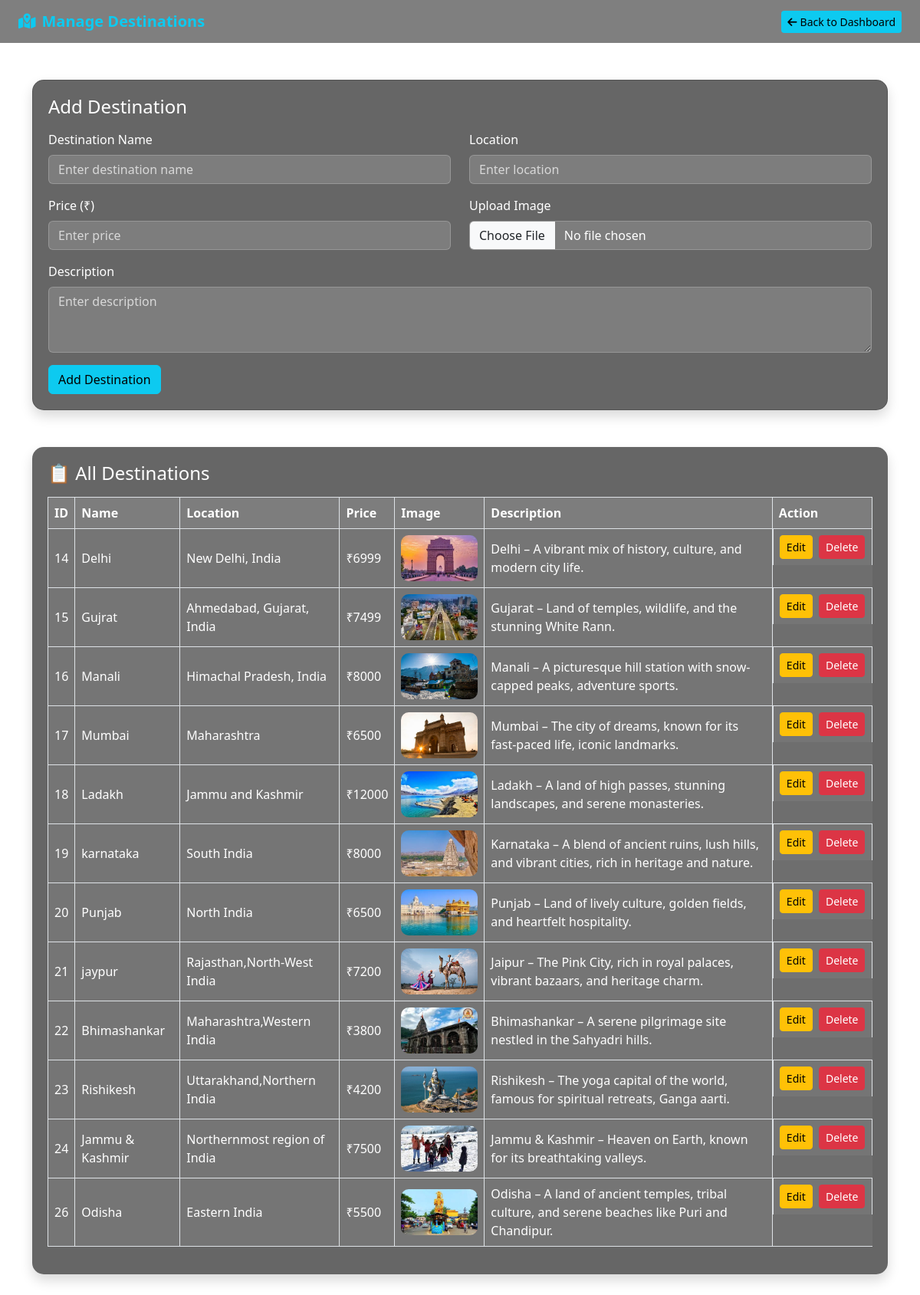
Screenshot of /admin/manage_destinations.php with the database file from the repository.
### tables this page shows
CREATE TABLE `destinations` (
  `dest_id` int(5) NOT NULL,
  `dest_name` text NOT NULL,
  `dest_description` varchar(200) NOT NULL,
  `dest_image` varchar(200) NOT NULL,
  `dest_location` varchar(200) NOT NULL,
  `dest_price` decimal(10,0) NOT NULL
);

### admin/manage_destinations.php (the view, shortened to what this page needs)
<?php include '../backend/connection.php';
$destinations = $conn->query("SELECT * FROM destinations");
?>
<!DOCTYPE html>
<html lang="en">
<head>
    <link href="https://cdn.jsdelivr.net/npm/bootstrap@5.3.0/dist/css/bootstrap.min.css" rel="stylesheet">
    <link href="https://cdnjs.cloudflare.com/ajax/libs/font-awesome/6.5.0/css/all.min.css" rel="stylesheet">
</head>
<body>
<nav class="navbar navbar-dark px-4">
    <span class="navbar-brand"><i class="fas fa-map-location-dot me-2"></i>Manage Destinations</span>
    <a href="admin_dashboard.html" class="btn btn-back btn-sm"><i class="fas fa-arrow-left me-1"></i>Back to Dashboard</a>
</nav>
<div class="container mt-5">
    <div class="card mb-5 shadow">
        <h4 class="mb-3">Add Destination</h4>
        <form method="POST" enctype="multipart/form-data">
            <div class="row">
                <div class="col-md-6 mb-3">
                    <label class="form-label">Destination Name</label>
                    <input type="text" name="dest_name" class="form-control" placeholder="Enter destination name" required>
                </div>
                <div class="col-md-6 mb-3">
                    <label class="form-label">Location</label>
                    <input type="text" name="dest_location" class="form-control" placeholder="Enter location" required>
                </div>
                <div class="col-md-6 mb-3">
                    <label class="form-label">Price (₹)</label>
                    <input type="number" step="0.01" name="dest_price" class="form-control" placeholder="Enter price" required>
                </div>
                <div class="col-md-6 mb-3">
                    <label class="form-label">Upload Image</label>
                    <input type="file" name="dest_image" class="form-control" accept="image/*" required>
                </div>
                <div class="col-12 mb-3">
                    <label class="form-label">Description</label>
                    <textarea name="dest_description" class="form-control" rows="3" placeholder="Enter description" required></textarea>
                </div>
            </div>
            <button name="submit" class="btn btn-info">Add Destination</button>
        </form>
    </div>
    <div class="table-container shadow mb-5">
        <h4 class="mb-3">📋 All Destinations</h4>
        <div class="table-responsive">
            <table class="table table-bordered table-hover align-middle">
                <thead>
                    <tr>
                        <th>ID</th>
                        <th>Name</th>
                        <th>Location</th>
                        <th>Price</th>
                        <th>Image</th>
                        <th>Description</th>
                        <th>Action</th>
                    </tr>
                </thead>
                <tbody>
                    <?php while($row = $destinations->fetch_assoc()) { ?>
                    <tr>
                        <td><?= $row['dest_id'] ?></td>
                        <td><?= $row['dest_name'] ?></td>
                        <td><?= $row['dest_location'] ?></td>
                        <td>₹<?= $row['dest_price'] ?></td>
                        <td><img src="uploads/<?= $row['dest_image'] ?>" width="100" height="60" style="object-fit: cover;"></td>
                        <td><?= $row['dest_description'] ?></td>
                        <td class="d-flex gap-2">
                        <a href="edit_destination.php?id=<?= $row['dest_id'] ?>" class="btn btn-sm btn-warning">Edit</a>
                        <a href="delete_destination.php?id=<?= $row['dest_id'] ?>" class="btn btn-sm btn-danger" onclick="return confirm('Are you sure you want to delete this destination?');">Delete</a>
                        </td>
                    </tr>
                    <?php } ?>
                </tbody>
            </table>
        </div>
    </div>
</div>
</body>
</html>

### admin/manage_destinations.php (style rules this page uses)
body { background: url('https://images.unsplash.com/photo-1507525428034-b723cf961d3e') no-repeat center center fixed; background-size: cover; }
.navbar { background-color: rgba(0, 0, 0, 0.5); }
.navbar-brand { color: #0dcaf0; font-weight: bold; }
.btn-back { border: none; background-color: #0dcaf0; color: #000; }
.card, .table-container { background: rgba(0, 0, 0, 0.6); border-radius: 15px; color: white; padding: 20px; }
label { color: #fff; }
.form-control { background: rgba(255, 255, 255, 0.15); border: 1px solid rgba(255, 255, 255, 0.2); color: #fff; }
.form-control::placeholder { color: rgba(255, 255, 255, 0.7); }
.table { background: rgba(255, 255, 255, 0.05); }
.table th, .table td { color: #fff; background: rgba(255, 255, 255, 0.05); }
.table th { background: rgba(255, 255, 255, 0.1); }
img { border-radius: 10px; }

### rows the page displays
destinations: dest_id "14", dest_name "Delhi", dest_location "New Delhi, India", dest_price "6999", dest_image (picture), dest_description "Delhi – A vibrant mix of history, culture, and modern city life."
destinations: dest_id "15", dest_name "Gujrat", dest_location "Ahmedabad, Gujarat, India", dest_price "7499", dest_image (picture), dest_description "Gujarat – Land of temples, wildlife, and the stunning White Rann."
destinations: dest_id "16", dest_name "Manali", dest_location "Himachal Pradesh, India", dest_price "8000", dest_image (picture), dest_description "Manali – A picturesque hill station with snow-capped peaks, adventure sports."
destinations: dest_id "17", dest_name "Mumbai", dest_location "Maharashtra", dest_price "6500", dest_image (picture), dest_description "Mumbai – The city of dreams, known for its fast-paced life, iconic landmarks."
destinations: dest_id "18", dest_name "Ladakh", dest_location "Jammu and Kashmir", dest_price "12000", dest_image (picture), dest_description "Ladakh – A land of high passes, stunning landscapes, and serene monasteries."
destinations: dest_id "19", dest_name "karnataka", dest_location "South India", dest_price "8000", dest_image (picture), dest_description "Karnataka – A blend of ancient ruins, lush hills, and vibrant cities, rich in heritage and nature."
destinations: dest_id "20", dest_name "Punjab", dest_location "North India", dest_price "6500", dest_image (picture), dest_description "Punjab – Land of lively culture, golden fields, and heartfelt hospitality."
destinations: dest_id "21", dest_name "jaypur", dest_location "Rajasthan,North-West India", dest_price "7200", dest_image (picture), dest_description "Jaipur – The Pink City, rich in royal palaces, vibrant bazaars, and heritage charm."
destinations: dest_id "22", dest_name "Bhimashankar", dest_location "Maharashtra,Western India", dest_price "3800", dest_image (picture), dest_description "Bhimashankar – A serene pilgrimage site nestled in the Sahyadri hills."
destinations: dest_id "23", dest_name "Rishikesh", dest_location "Uttarakhand,Northern India", dest_price "4200", dest_image (picture), dest_description "Rishikesh – The yoga capital of the world, famous for spiritual retreats, Ganga aarti."
destinations: dest_id "24", dest_name "Jammu & Kashmir", dest_location "Northernmost region of India", dest_price "7500", dest_image (picture), dest_description "Jammu & Kashmir – Heaven on Earth, known for its breathtaking valleys."
destinations: dest_id "26", dest_name "Odisha", dest_location "Eastern India", dest_price "5500", dest_image (picture), dest_description "Odisha – A land of ancient temples, tribal culture, and serene beaches like Puri and Chandipur."
